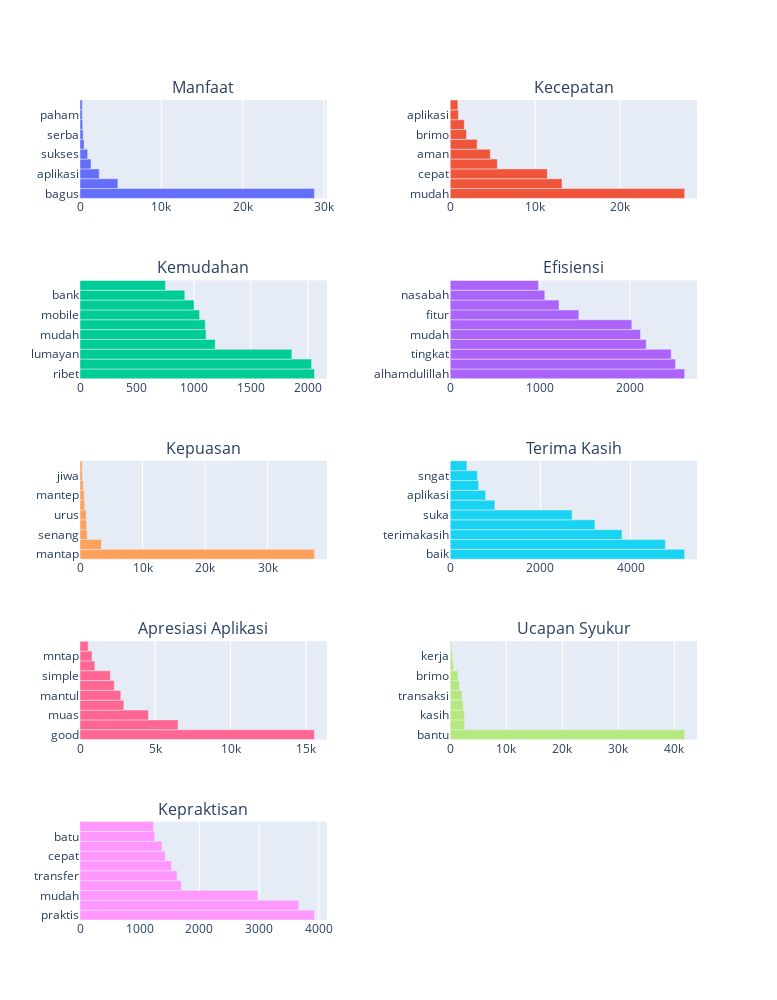

Here is the notebook cell this chart was saved with:
### Code cell
import plotly.graph_objects as go
from plotly.subplots import make_subplots

# Get feature names from TF-IDF
n_top_words = 10
width = 777
height = 1000

# Count the number of topics
num_topics = len(lda_label1.components_)

# Calculate the number of rows and columns for the subplot grid
num_rows = (num_topics + 1) // 2  # Add 1 to round up to the nearest integer
num_cols = 2

# Create a list of subplot titles
subplot_titles = ["Manfaat", "Kecepatan", "Kemudahan", "Efisiensi", "Kepuasan", "Terima Kasih", "Apresiasi Aplikasi", "Ucapan Syukur", "Kepraktisan"]


# Create a subplot grid with titles
fig = make_subplots(rows=num_rows, cols=num_cols, subplot_titles=subplot_titles, horizontal_spacing=0.2, vertical_spacing=0.1)
# Generate bar chart for each topic
for topic_idx, topic in enumerate(lda_label1.components_):
    # Get the top words in the topic and their counts
    top_words = [pipeline.named_steps['tfidf'].get_feature_names_out()[i] for i in topic.argsort()[:-n_top_words - 1:-1]]
    word_counts = [topic[i] for i in topic.argsort()[:-n_top_words - 1:-1]]
    
    # Create a vertical bar chart for the top words
    row = (topic_idx // 2) + 1
    col = (topic_idx % 2) + 1
    
    subplot = go.Bar(x=word_counts, y=top_words, orientation='h')
    
    # Add the subplot to the grid
    fig.add_trace(subplot, row=row, col=col)

# Update the layout of the subplots
fig.update_layout(width=width, height=height, showlegend=False, autosize=True, bargap=0)

# Show the subplots
fig.show()

### Figure 1 — Plotly figure (JSON) as saved in the notebook; plotly's stock layout.template omitted (floating-point values rounded to 4 significant figures)
{"data": [{"orientation": "h", "type": "bar", "x": [28810.0, 4658.0, 2365.0, 1358.0, 940.7, 501.7, 379.3, 328.0, 278.2, 276.1], "xaxis": "x", "y": ["bagus", "manfaat", "aplikasi", "gampang", "sukses", "mantaap", "serba", "love", "paham", "sangan"], "yaxis": "y"}, {"orientation": "h", "type": "bar", "x": [27580.0, 13150.0, 11430.0, 5547.0, 4719.0, 3173.0, 1917.0, 1658.0, 968.9, 906.3], "xaxis": "x2", "y": ["mudah", "transaksi", "cepat", "puas", "aman", "nyaman", "brimo", "simpel", "aplikasi", "mana"], "yaxis": "y2"}, {"orientation": "h", "type": "bar", "x": [2058.0, 2032.0, 1859.0, 1187.0, 1107.0, 1099.0, 1050.0, 1001.0, 919.7, 749.8], "xaxis": "x3", "y": ["ribet", "pokok", "lumayan", "brimo", "mudah", "banking", "mobile", "aplikasi", "bank", "coba"], "yaxis": "y3"}, {"orientation": "h", "type": "bar", "x": [2611.0, 2509.0, 2461.0, 2183.0, 2120.0, 2023.0, 1433.0, 1211.0, 1054.0, 983.8], "xaxis": "x4", "y": ["alhamdulillah", "layan", "tingkat", "moga", "mudah", "lengkap", "fitur", "mantapp", "nasabah", "brimo"], "yaxis": "y4"}, {"orientation": "h", "type": "bar", "x": [37500.0, 3414.0, 1151.0, 1054.0, 991.6, 744.6, 673.3, 500.8, 370.5, 341.9], "xaxis": "x5", "y": ["mantap", "mantab", "senang", "brimo", "urus", "makasih", "mantep", "aplikasi", "jiwa", "akurat"], "yaxis": "y5"}, {"orientation": "h", "type": "bar", "x": [5201.0, 4771.0, 3810.0, 3212.0, 2705.0, 992.2, 786.3, 630.5, 601.9, 370.8], "xaxis": "x6", "y": ["baik", "banget", "terimakasih", "brimo", "suka", "trimakasih", "aplikasi", "bantu", "sngat", "maju"], "yaxis": "y6"}, {"orientation": "h", "type": "bar", "x": [15580.0, 6515.0, 4551.0, 2913.0, 2712.0, 2276.0, 2015.0, 984.3, 796.8, 543.1], "xaxis": "x7", "y": ["good", "keren", "muas", "nice", "mantul", "guna", "simple", "mantappp", "mntap", "aplikasi"], "yaxis": "y7"}, {"orientation": "h", "type": "bar", "x": [41820.0, 2578.0, 2517.0, 2319.0, 2107.0, 1660.0, 1384.0, 560.6, 399.1, 259.3], "xaxis": "x8", "y": ["bantu", "best", "kasih", "terima", "transaksi", "aplikasi", "brimo", "siip", "kerja", "bnget"], "yaxis": "y8"}, {"orientation": "h", "type": "bar", "x": [3926.0, 3664.0, 2978.0, 1696.0, 1625.0, 1532.0, 1427.0, 1373.0, 1251.0, 1233.0], "xaxis": "x9", "y": ["praktis", "lancar", "mudah", "transaksi", "transfer", "bayar", "cepat", "proses", "batu", "brimo"], "yaxis": "y9"}], "layout": {"annotations": [{"font": {"size": 16}, "showarrow": false, "text": "Manfaat", "x": 0.2, "xanchor": "center", "xref": "paper", "y": 1, "yanchor": "bottom", "yref": "paper"}, {"font": {"size": 16}, "showarrow": false, "text": "Kecepatan", "x": 0.8, "xanchor": "center", "xref": "paper", "y": 1, "yanchor": "bottom", "yref": "paper"}, {"font": {"size": 16}, "showarrow": false, "text": "Kemudahan", "x": 0.2, "xanchor": "center", "xref": "paper", "y": 0.78, "yanchor": "bottom", "yref": "paper"}, {"font": {"size": 16}, "showarrow": false, "text": "Efisiensi", "x": 0.8, "xanchor": "center", "xref": "paper", "y": 0.78, "yanchor": "bottom", "yref": "paper"}, {"font": {"size": 16}, "showarrow": false, "text": "Kepuasan", "x": 0.2, "xanchor": "center", "xref": "paper", "y": 0.56, "yanchor": "bottom", "yref": "paper"}, {"font": {"size": 16}, "showarrow": false, "text": "Terima Kasih", "x": 0.8, "xanchor": "center", "xref": "paper", "y": 0.56, "yanchor": "bottom", "yref": "paper"}, {"font": {"size": 16}, "showarrow": false, "text": "Apresiasi Aplikasi", "x": 0.2, "xanchor": "center", "xref": "paper", "y": 0.34, "yanchor": "bottom", "yref": "paper"}, {"font": {"size": 16}, "showarrow": false, "text": "Ucapan Syukur", "x": 0.8, "xanchor": "center", "xref": "paper", "y": 0.34, "yanchor": "bottom", "yref": "paper"}, {"font": {"size": 16}, "showarrow": false, "text": "Kepraktisan", "x": 0.2, "xanchor": "center", "xref": "paper", "y": 0.12, "yanchor": "bottom", "yref": "paper"}], "autosize": true, "bargap": 0, "height": 1000, "showlegend": false, "width": 777, "xaxis": {"anchor": "y", "domain": [0, 0.4]}, "xaxis10": {"anchor": "y10", "domain": [0.6, 1]}, "xaxis2": {"anchor": "y2", "domain": [0.6, 1]}, "xaxis3": {"anchor": "y3", "domain": [0, 0.4]}, "xaxis4": {"anchor": "y4", "domain": [0.6, 1]}, "xaxis5": {"anchor": "y5", "domain": [0, 0.4]}, "xaxis6": {"anchor": "y6", "domain": [0.6, 1]}, "xaxis7": {"anchor": "y7", "domain": [0, 0.4]}, "xaxis8": {"anchor": "y8", "domain": [0.6, 1]}, "xaxis9": {"anchor": "y9", "domain": [0, 0.4]}, "yaxis": {"anchor": "x", "domain": [0.88, 1]}, "yaxis10": {"anchor": "x10", "domain": [0, 0.12]}, "yaxis2": {"anchor": "x2", "domain": [0.88, 1]}, "yaxis3": {"anchor": "x3", "domain": [0.66, 0.78]}, "yaxis4": {"anchor": "x4", "domain": [0.66, 0.78]}, "yaxis5": {"anchor": "x5", "domain": [0.44, 0.56]}, "yaxis6": {"anchor": "x6", "domain": [0.44, 0.56]}, "yaxis7": {"anchor": "x7", "domain": [0.22, 0.34]}, "yaxis8": {"anchor": "x8", "domain": [0.22, 0.34]}, "yaxis9": {"anchor": "x9", "domain": [0, 0.12]}}}
